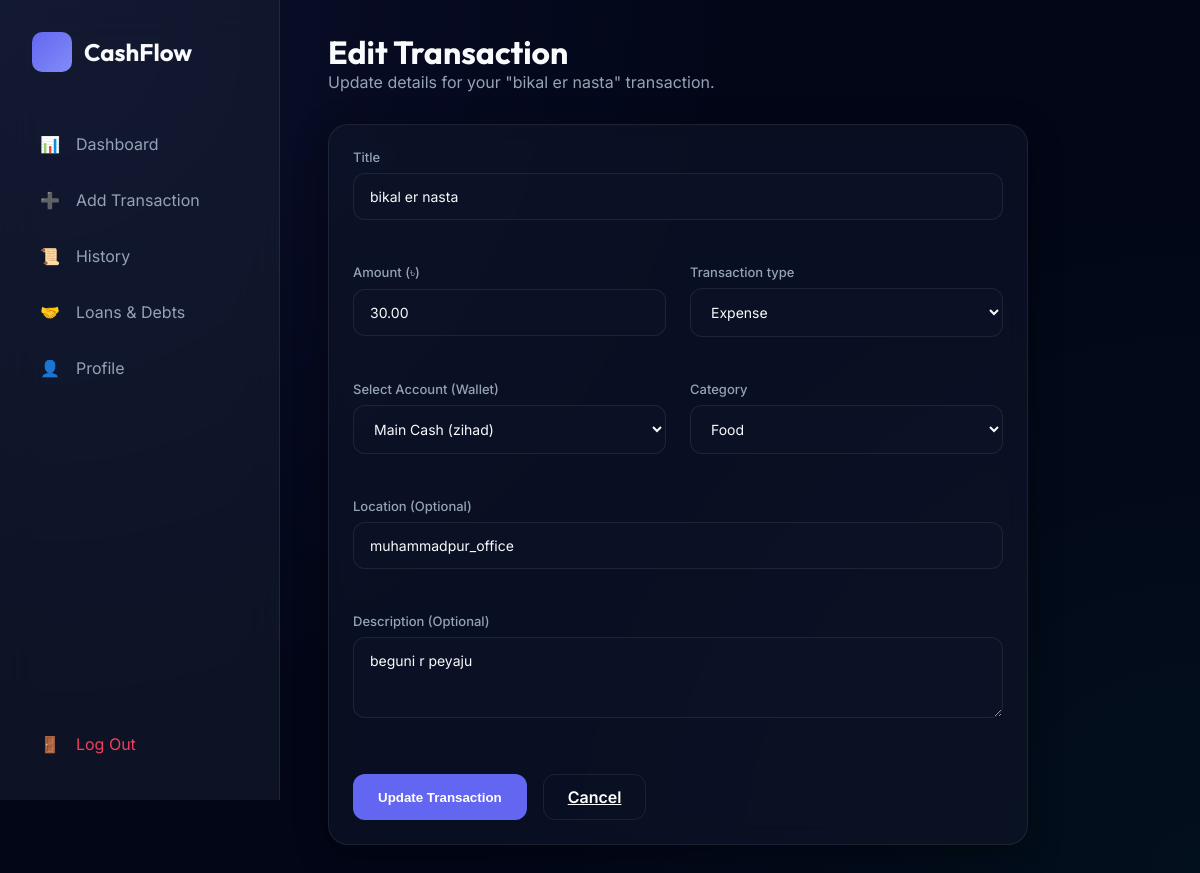
Screenshot of /edit-transaction/1/ (signed in) with the database file from the repository.
### cash/models.py (models this page shows, shortened)
class Transaction(models.Model):
    TRANSACTION_TYPES = (
        ('INCOME', 'Income'),
        ('EXPENSE', 'Expense'),
    )
    CATEGORIES = (
        ('FOOD', 'Food'),
        ('TRANSPORT', 'Transport'),
        ('RENT', 'Rent'),
        ('UTILITIES', 'Utilities'),
        ('SHOPPING', 'Shopping'),
        ('SALARY', 'Salary'),
        ('INVESTMENT', 'Investment'),
        ('HEALTH', 'Health'),
        ('EDUCATION', 'Education'),
        ('ENTERTAINMENT', 'Entertainment'),
        ('OTHER', 'Other'),
    )
    user = models.ForeignKey(User, on_delete=models.CASCADE, related_name='transactions')
    wallet = models.ForeignKey(Wallet, on_delete=models.CASCADE, related_name='transactions', null=True, blank=True)
    title = models.CharField(max_length=255)
    amount = models.DecimalField(max_digits=12, decimal_places=2)
    transaction_type = models.CharField(max_length=10, choices=TRANSACTION_TYPES)
    category = models.CharField(max_length=20, choices=CATEGORIES, default='OTHER')
    description = models.TextField(blank=True, null=True)
    location = models.CharField(max_length=255, blank=True, null=True)
    date = models.DateField(auto_now_add=True)
    time = models.TimeField(auto_now_add=True)
    class Meta:
        ordering = ['-date', '-time']

### cash/views.py (the view)
# urls.py: path('edit-transaction/<int:pk>/', views.edit_transaction, name='edit_transaction'),
@login_required
def edit_transaction(request, pk):
    transaction = Transaction.objects.get(pk=pk, user=request.user)
    if request.method == 'POST':
        form = TransactionForm(request.POST, instance=transaction, user=request.user)
        if form.is_valid():
            form.save()
            messages.success(request, "Transaction updated successfully.")
            return redirect('dashboard')
    else:
        form = TransactionForm(instance=transaction, user=request.user)
    return render(request, 'cash/edit_transaction.html', {'form': form, 'transaction': transaction})

### cash/forms.py
class TransactionForm(forms.ModelForm):
    class Meta:
        model = Transaction
        fields = ['title', 'amount', 'transaction_type', 'category', 'wallet', 'location', 'description']
        widgets = {
            'description': forms.Textarea(attrs={'rows': 3}),
        }
    def __init__(self, *args, **kwargs):
        user = kwargs.pop('user', None)
        super().__init__(*args, **kwargs)
        if user:
            self.fields['wallet'].queryset = user.wallets.all()

### cash/models.py (called while the page is built)
    def __str__(self):
        return f"{self.name} ({self.user.username})"

### cash/templates/cash/edit_transaction.html (shortened to what this page needs)
{% extends 'base.html' %}
{% block content %}
<div class="dashboard-header" style="margin-bottom: 2rem;">
    <h1>Edit Transaction</h1>
    <p style="color: var(--text-muted);">Update details for your "{{ transaction.title }}" transaction.</p>
</div>
<div style="max-width: 700px;">
    <div class="glass-card">
        <form method="POST">
            <div style="margin-bottom: 1.5rem;">
                <label>{{ form.title.label }}</label>
                {{ form.title }}
            </div>
            <div style="display: grid; grid-template-columns: 1fr 1fr; gap: 1.5rem; margin-bottom: 1.5rem;">
                <div>
                    <label>{{ form.amount.label }} (৳)</label>
                    {{ form.amount }}
                </div>
                <div>
                    <label>{{ form.transaction_type.label }}</label>
                    {{ form.transaction_type }}
                </div>
            </div>
            <div style="display: grid; grid-template-columns: 1fr 1fr; gap: 1.5rem; margin-bottom: 1.5rem;">
                <div>
                    <label>Select Account (Wallet)</label>
                    {{ form.wallet }}
                </div>
                <div>
                    <label>{{ form.category.label }}</label>
                    {{ form.category }}
                </div>
            </div>
            <div style="margin-bottom: 1.5rem;">
                <label>{{ form.location.label }} (Optional)</label>
                {{ form.location }}
            </div>
            <div style="margin-bottom: 2rem;">
                <label>{{ form.description.label }} (Optional)</label>
                {{ form.description }}
            </div>
            <div style="display: flex; gap: 1rem;">
                <button type="submit" class="btn btn-primary">Update Transaction</button>
                <a href="{% url 'dashboard' %}" class="btn" style="border: 1px solid var(--border); background: transparent; color: white;">Cancel</a>
            </div>
        </form>
    </div>
</div>
{% endblock %}

### static/css/style.css (style rules this page uses)
:root { --primary: #6366f1; --primary-light: #818cf8; --primary-dark: #4f46e5; --accent: #10b981; --accent-dark: #059669; --danger: #f43f5e; --bg-main: #020617; --bg-card: rgba(15, 23, 42, 0.6); --sidebar-bg: rgba(30, 41, 59, 0.4); --text-main: #f8fafc; --text-muted: #94a3b8; --border: rgba(255, 255, 255, 0.08); --glass-shadow: 0 8px 32px 0 rgba(0, 0, 0, 0.4); }
* { margin: 0; padding: 0; box-sizing: border-box; }
body { background-color: var(--bg-main); background-image: radial-gradient(circle at 0% 0%, rgba(99, 102, 241, 0.1) 0%, transparent 50%), radial-gradient(circle at 100% 100%, rgba(16, 185, 129, 0.05) 0%, transparent 50%); color: var(--text-main); font-family: 'Inter', sans-serif; min-height: 100vh; overflow-x: hidden; }
h1, h2, h3, .logo-text { font-family: 'Outfit', sans-serif; }
.glass-card { background: var(--bg-card); backdrop-filter: blur(12px); border: 1px solid var(--border); border-radius: 1.25rem; padding: 1.5rem; box-shadow: var(--glass-shadow); }
.btn { padding: 0.75rem 1.5rem; border-radius: 0.75rem; font-weight: 600; cursor: pointer; transition: all 0.2s; border: 1px solid transparent; display: inline-flex; align-items: center; gap: 0.5rem; }
.btn-primary { background: var(--primary); color: white; }
input, select, textarea { width: 100%; padding: 0.875rem 1rem; background: rgba(15, 23, 42, 0.4); border: 1px solid var(--border); border-radius: 0.75rem; color: var(--text-main); margin-bottom: 1.25rem; font-size: 0.875rem; transition: all 0.2s; font-family: 'Inter', sans-serif; }
label { display: block; margin-bottom: 0.5rem; color: var(--text-muted); font-size: 0.8125rem; font-weight: 500; }

### rows the page displays
Transaction: title "bikal er nasta", amount "30.00", transaction_type "Expense", wallet "Main Cash (zihad)", category "Food", location "muhammadpur_office", description "beguni r peyaju"
